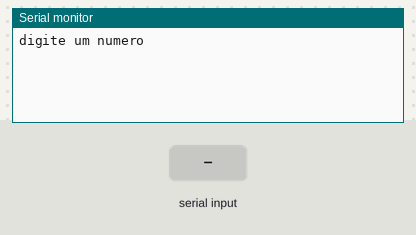
Recording of a sketch running on a simulated Arduino Uno, built with avr-gcc and run on an emulated ATmega328P. Shown: the last lines printed to the serial monitor. Inputs (shaded band) come from the test bench.

Above: at 1.2 s.
1.3 s: "90,45\n" received over Serial
At 2.1 s:
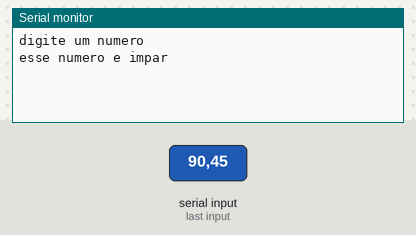
At 4.6 s:
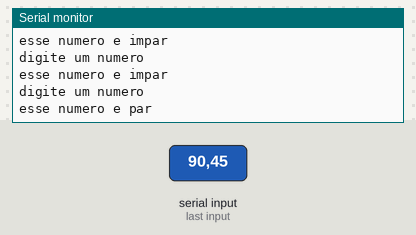

Measured:
- after the input at 1.3 s, the serial monitor: prints a new line at once (image 1)

The sketch:

_if_simples_e_composto_ex121.ino
```cpp
//Faça um programa que receba um número do usuário e informe se este
//número é par ou ímpar.
//variáveis
int numero, numepar, numeimpar;

void setup()
{
   Serial.begin(9600);
}

 void loop()
{
  // entrada
  Serial.println("digite um numero");
   while(!Serial.available());
    numero = Serial.parseInt();

   if(numero != 0){
     Serial.println("esse numero e impar");
  } else {
    Serial.println("esse numero e par");
  }
   delay(1000);
}
```
